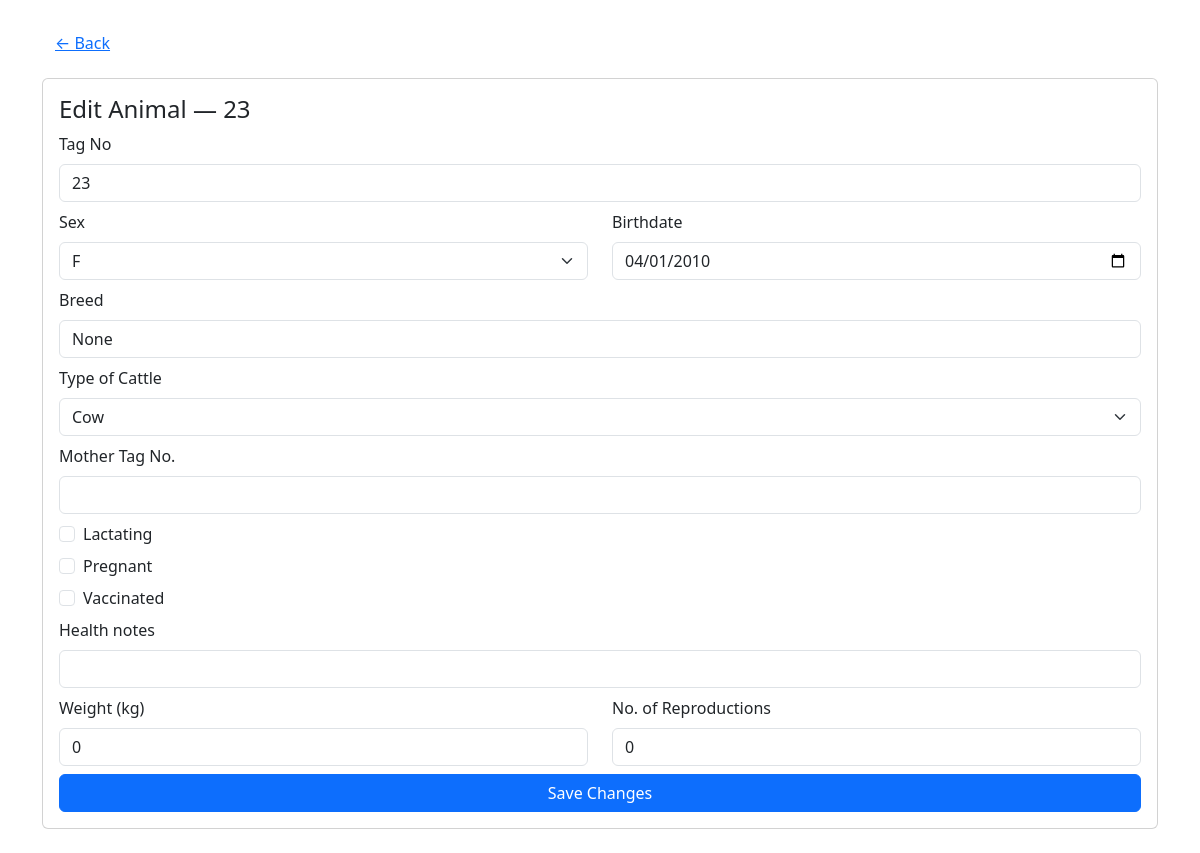
/animals/5/edit (signed in), run on the app's committed database.
### app/main.py (models this page shows)
class Animal(SQLModel, table=True):
    id: Optional[int] = Field(default=None, primary_key=True)
    tag_no: str = Field(index=True, unique=True)
    sex: str  # "F" or "M"
    birthdate: date
    breed_id: Optional[int] = Field(default=None, foreign_key="breed.id")
    farm_id: Optional[int] = Field(default=None, foreign_key="farm.id")
    cattle_type: str = Field(default="Cow")  # Cow / Buffalo / etc.
    mother_tag_no: Optional[str] = Field(default=None)
    lactating: bool = Field(default=False)
    pregnant: bool = Field(default=False)
    vaccinated: bool = Field(default=False)
    health: Optional[str] = Field(default=None)
    weight: float = Field(default=0.0)
    reproductions: int = Field(default=0)
    created_at: datetime = Field(default_factory=datetime.utcnow)

### app/main.py (the view)
@app.get("/animals/{animal_id}/edit", response_class=HTMLResponse)
def animal_edit_form(
    request: Request,
    animal_id: int,
    session: Session = Depends(get_session),
):
    user = get_current_user(request, session)
    if not user:
        return RedirectResponse(url="/login", status_code=302)
    animal = session.get(Animal, animal_id)
    if not animal:
        raise HTTPException(status_code=404, detail="Animal not found")
    return templates.TemplateResponse(
        "animal_edit.html",
        {"request": request, "animal": animal, "user": user},
    )

### templates/animal_edit.html (shortened to what this page needs)
<!doctype html>
<html lang="en">
  <head>
    <link href="https://cdn.jsdelivr.net/npm/bootstrap@5.3.2/dist/css/bootstrap.min.css" rel="stylesheet">
  </head>
  <body>
    <div class="container py-4">
      <a href="/animals" class="btn btn-link mb-3">← Back</a>
      <div class="card p-3">
        <h4>Edit Animal — {{ animal.tag_no }}</h4>
        <form method="post" action="/animals/{{ animal.id }}/edit">
          <div class="mb-2">
            <label class="form-label">Tag No</label>
            <input name="tag_no" value="{{ animal.tag_no }}" class="form-control" required />
          </div>
          <div class="row">
            <div class="col-6 mb-2">
              <label class="form-label">Sex</label>
              <select name="sex" class="form-select">
                <option value="F" {% if animal.sex=='F' %}selected{% endif %}>F</option>
              </select>
            </div>
            <div class="col-6 mb-2">
              <label class="form-label">Birthdate</label>
              <input name="birthdate" type="date" value="{{ animal.birthdate }}" class="form-control" required />
            </div>
          </div>
          <div class="mb-2">
            <label class="form-label">Breed</label>
            <input name="breed_name" class="form-control" value="{{ (animal.breed_id and (select('breed') or '') ) }}" placeholder="Enter breed name" />
          </div>
          <div class="mb-2">
            <label class="form-label">Type of Cattle</label>
            <select name="cattle_type" class="form-select">
              <option value="Cow" {% if animal.cattle_type=='Cow' %}selected{% endif %}>Cow</option>
            </select>
          </div>
          <div class="mb-2">
            <label class="form-label">Mother Tag No.</label>
            <input name="mother_tag_no" class="form-control" value="{{ animal.mother_tag_no or '' }}" />
          </div>
          <div class="form-check mb-2">
            <input class="form-check-input" type="checkbox" id="lactating" name="lactating" value="on" {% if animal.lactating %}checked{% endif %}>
            <label class="form-check-label" for="lactating">Lactating</label>
          </div>
          <div class="form-check mb-2">
            <input class="form-check-input" type="checkbox" id="pregnant" name="pregnant" value="on" {% if animal.pregnant %}checked{% endif %}>
            <label class="form-check-label" for="pregnant">Pregnant</label>
          </div>
          <div class="form-check mb-2">
            <input class="form-check-input" type="checkbox" id="vaccinated" name="vaccinated" value="on" {% if animal.vaccinated %}checked{% endif %}>
            <label class="form-check-label" for="vaccinated">Vaccinated</label>
          </div>
          <div class="mb-2">
            <label class="form-label">Health notes</label>
            <input name="health" class="form-control" value="{{ animal.health or '' }}" />
          </div>
          <div class="row">
            <div class="col-6 mb-2">
              <label class="form-label">Weight (kg)</label>
              <input name="weight" type="number" step="0.1" class="form-control" value="{{ animal.weight or 0 }}" />
            </div>
            <div class="col-6 mb-2">
              <label class="form-label">No. of Reproductions</label>
              <input name="reproductions" type="number" class="form-control" value="{{ animal.reproductions or 0 }}" />
            </div>
          </div>
          <div class="d-grid">
            <button class="btn btn-primary">Save Changes</button>
          </div>
        </form>
      </div>
    </div>
  </body>
</html>

### data on the page
Animal: tag_no "23", sex "F", birthdate "04/01/2010", breed_name "None", cattle_type "Cow", weight "0", reproductions "0"
